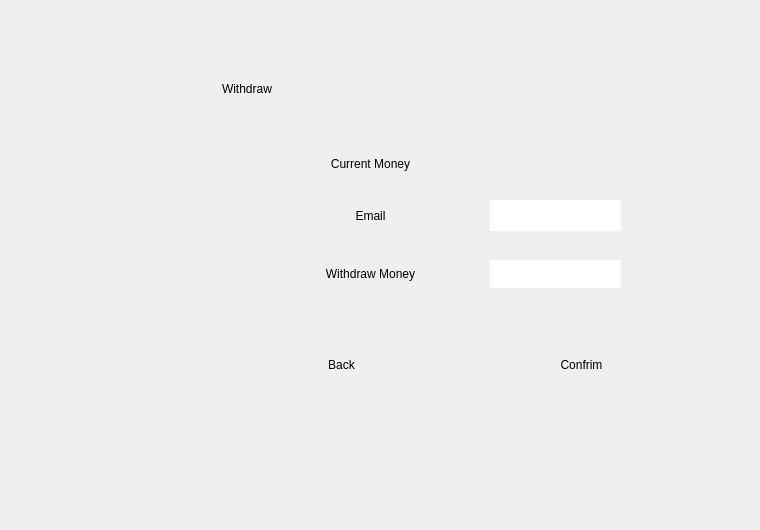
    <widget class="QWidget" name="With_Money">
     <widget class="QGroupBox" name="groupBox_5">
      <property name="geometry">
       <rect>
        <x>220</x>
        <y>80</y>
        <width>531</width>
        <height>441</height>
       </rect>
      </property>
      <property name="styleSheet">
       <string notr="true">Border:none;</string>
      </property>
      <property name="title">
       <string>Withdraw</string>
      </property>
      <widget class="QToolButton" name="toolButton_22">
       <property name="geometry">
        <rect>
         <x>80</x>
         <y>70</y>
         <width>141</width>
         <height>27</height>
        </rect>
       </property>
       <property name="text">
        <string>Current Money</string>
       </property>
      </widget>
      <widget class="QToolButton" name="toolButton_24">
       <property name="geometry">
        <rect>
         <x>80</x>
         <y>180</y>
         <width>141</width>
         <height>27</height>
        </rect>
       </property>
       <property name="text">
        <string>Withdraw Money</string>
       </property>
      </widget>
      <widget class="QPushButton" name="pushButton_21">
       <property name="geometry">
        <rect>
         <x>320</x>
         <y>270</y>
         <width>83</width>
         <height>29</height>
        </rect>
       </property>
       <property name="text">
        <string>Confrim</string>
       </property>
      </widget>
      <widget class="QPushButton" name="pushButton_49">
       <property name="geometry">
        <rect>
         <x>80</x>
         <y>270</y>
         <width>83</width>
         <height>29</height>
        </rect>
       </property>
       <property name="text">
        <string>Back</string>
       </property>
      </widget>
      <widget class="QLabel" name="label_3">
       <property name="geometry">
        <rect>
         <x>270</x>
         <y>70</y>
         <width>131</width>
         <height>21</height>
        </rect>
       </property>
       <property name="text">
        <string/>
       </property>
      </widget>
      <widget class="QLineEdit" name="lineEdit_11">
       <property name="geometry">
        <rect>
         <x>270</x>
         <y>180</y>
         <width>131</width>
         <height>28</height>
        </rect>
       </property>
      </widget>
      <widget class="QPushButton" name="pushButton_60">
       <property name="geometry">
        <rect>
         <x>80</x>
         <y>120</y>
         <width>141</width>
         <height>31</height>
        </rect>
       </property>
       <property name="text">
        <string>Email</string>
       </property>
      </widget>
      <widget class="QLineEdit" name="lineEdit_2">
       <property name="geometry">
        <rect>
         <x>270</x>
         <y>120</y>
         <width>131</width>
         <height>31</height>
        </rect>
       </property>
      </widget>
     </widget>
    </widget>
